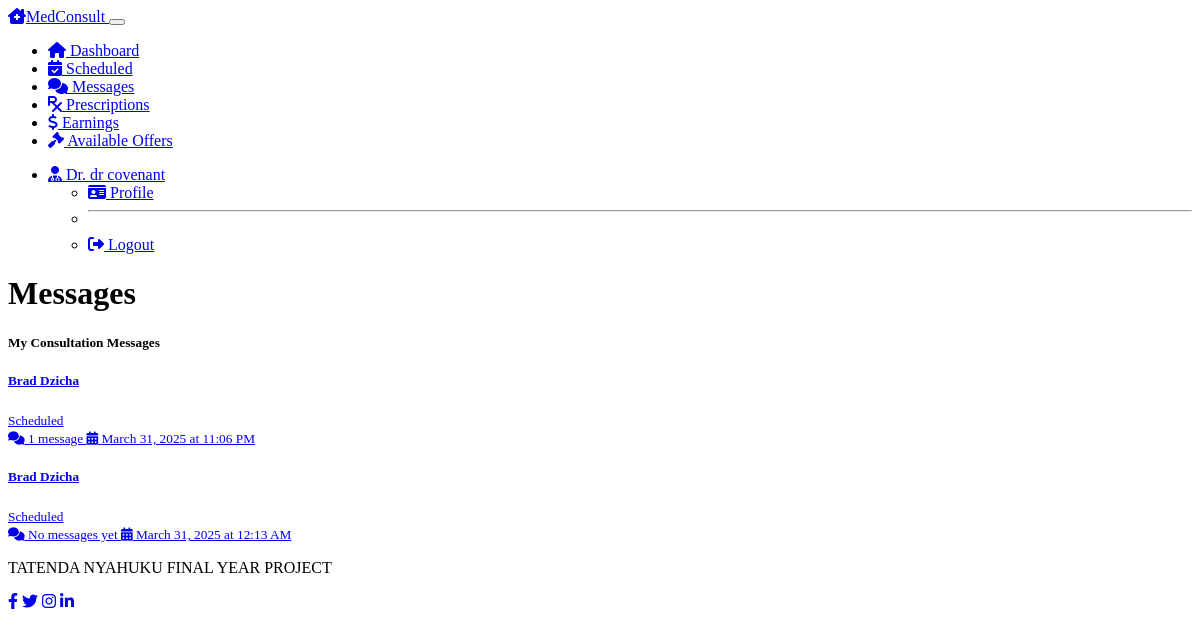
Page /doctor/messages (signed in) on the earlier database version.
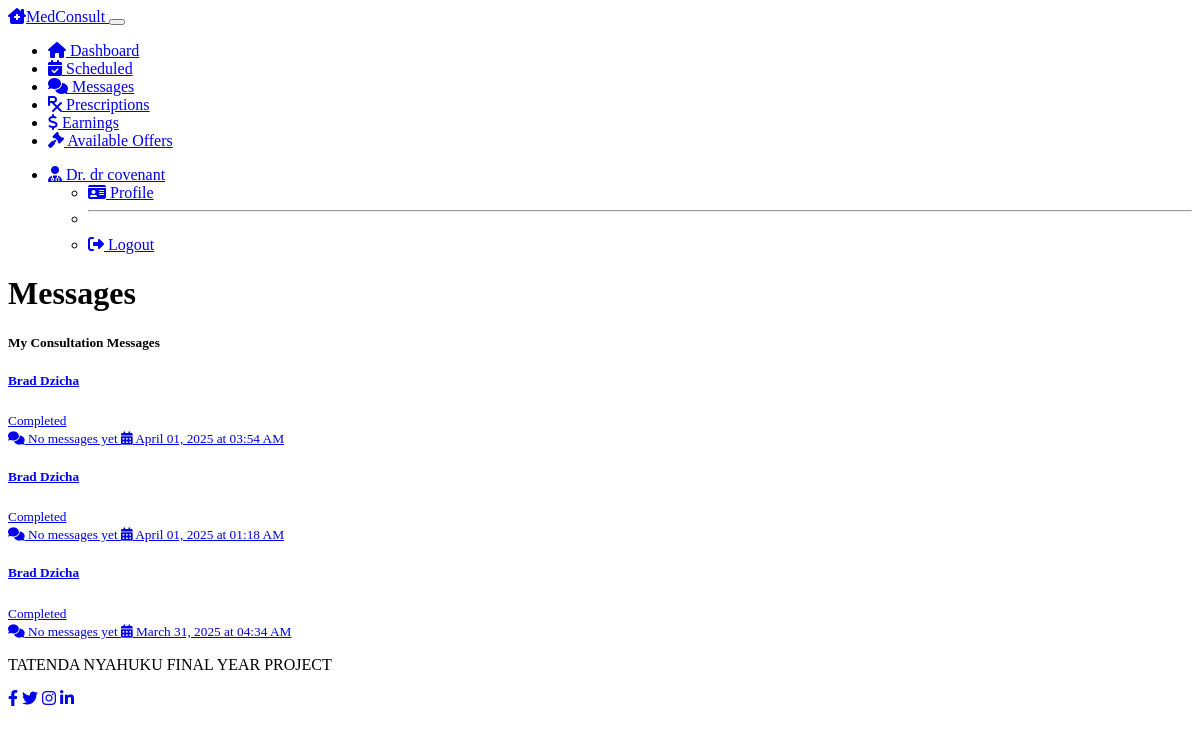
Same page on the later database version.
### models.py (models this page shows, shortened)
class Consultation(db.Model):
    __tablename__ = 'consultations'
    id = db.Column(db.Integer, primary_key=True)
    patient_id = db.Column(db.Integer, db.ForeignKey('patients.id'), nullable=False)
    doctor_id = db.Column(db.Integer, db.ForeignKey('doctors.id'), nullable=False)
    status = db.Column(db.String(50), default='requested')  # requested, accepted, rejected, completed, cancelled
    proposed_fee = db.Column(db.Float, nullable=False)
    final_fee = db.Column(db.Float, nullable=True)
    scheduled_time = db.Column(db.DateTime, nullable=True)
    created_at = db.Column(db.DateTime, default=datetime.utcnow)
    completed_at = db.Column(db.DateTime, nullable=True)
    messages = db.relationship('Message', backref='consultation', lazy=True)
    prescriptions = db.relationship('Prescription', backref='consultation', lazy=True)

class Patient(db.Model):
    __tablename__ = 'patients'
    id = db.Column(db.Integer, primary_key=True)
    user_id = db.Column(db.Integer, db.ForeignKey('users.id'), nullable=False)
    first_name = db.Column(db.String(50), nullable=False)
    last_name = db.Column(db.String(50), nullable=False)
    date_of_birth = db.Column(db.Date, nullable=True)
    phone_number = db.Column(db.String(20), nullable=True)
    address = db.Column(db.String(200), nullable=True)
    consultations = db.relationship('Consultation', backref='patient', lazy=True)
    wallet_balance = db.Column(db.Float, default=0.0)

### routes.py (the view)
@app.route('/doctor/messages')
@login_required
@verified_doctor_required
def doctor_messages():
    consultations = Consultation.query.filter_by(
        doctor_id=current_user.doctor.id
    ).filter(Consultation.status.in_(['accepted', 'completed'])).all()
    return render_template('doctor/messages.html',
                          title='Messages',
                          consultations=consultations)

### app.py (called while the page is built)
@app.before_request
def debug_csrf():
    if request.method == 'POST':
        print('CSRF Token in Form:', request.form.get('csrf_token'))
        print('CSRF Token in Session:', session.get('_csrf_token'))

@app.before_request
def set_csrf_token():
    pass  # CSRF tokens are automatically managed by Flask-WTF

@app.context_processor
def inject_csrf_token():
    return dict(csrf_token=session.get('_csrf_token'))

### models.py (called while the page is built)
@login_manager.user_loader
def load_user(user_id):
    user = User.query.get(int(user_id))
    if user:
        return user
    return None

### routes.py (called while the page is built)
def verified_doctor_required(f):
    @wraps(f)
    def decorated_function(*args, **kwargs):
        if not current_user.is_authenticated or current_user.role != 'doctor':
            flash('Access denied: Doctor access required', 'danger')
            return redirect(url_for('login'))
        if not current_user.doctor.is_verified:
            flash('Access denied: Your account needs to be verified by an administrator before you can access this feature', 'warning')
            return redirect(url_for('doctor_dashboard'))
        return f(*args, **kwargs)
    return decorated_function

### templates/doctor/messages.html (shortened to what this page needs)
{% extends "layout.html" %}
{% block content %}
<div class="row mb-4">
    <div class="col-12">
        <h1 class="mb-4">Messages</h1>
        <div class="card bg-dark text-light">
            <div class="card-header">
                <h5 class="mb-0">My Consultation Messages</h5>
            </div>
            <div class="card-body">
                {% if consultations %}
                    <div class="list-group">
                        {% for consultation in consultations %}
                            <a href="{{ url_for('doctor_consultation_messages', consultation_id=consultation.id) }}" class="list-group-item list-group-item-action bg-dark text-light">
                                <div class="d-flex w-100 justify-content-between">
                                    <h5 class="mb-1">{{ consultation.patient.first_name }} {{ consultation.patient.last_name }}</h5>
                                    <small>
                                        {% if consultation.status == 'accepted' %}
                                            <span class="badge bg-primary">Scheduled</span>
                                        {% elif consultation.status == 'completed' %}
                                            <span class="badge bg-success">Completed</span>
                                        {% endif %}
                                    </small>
                                </div>
                                {% set message_count = consultation.messages|length %}
                                <small>
                                    <i class="fas fa-comments me-1"></i>
                                    {% if message_count > 0 %}
                                        {{ message_count }} message{{ 's' if message_count > 1 }}
                                    {% else %}
                                        No messages yet
                                    {% endif %}
                                </small>
                                {% if consultation.scheduled_time %}
                                    <small class="ms-3">
                                        <i class="fas fa-calendar-alt me-1"></i>
                                        {{ consultation.scheduled_time.strftime('%B %d, %Y at %I:%M %p') }}
                                    </small>
                                {% endif %}
                            </a>
                        {% endfor %}
                    </div>
                {% else %}
                    <div class="alert alert-info">
                        <i class="fas fa-info-circle me-2"></i>
                        You don't have any consultations with messages yet.
                    </div>
                {% endif %}
            </div>
        </div>
    </div>
</div>
{% endblock %}

Differences in the rows shown:
no longer on this page (row edited): Consultation: patient.first_name "Brad", patient.last_name "Dzicha", status "Scheduled", message_count "1", scheduled_time "March 31, 2025 at 11:06 PM"
no longer on this page (row edited): Consultation: patient.first_name "Brad", patient.last_name "Dzicha", status "Scheduled", shows "No messages yet", scheduled_time "March 31, 2025 at 12:13 AM"
added Consultation: patient.first_name "Brad", patient.last_name "Dzicha", status "Completed", shows "No messages yet", scheduled_time "April 01, 2025 at 03:54 AM"
added Consultation: patient.first_name "Brad", patient.last_name "Dzicha", status "Completed", shows "No messages yet", scheduled_time "April 01, 2025 at 01:18 AM"
added Consultation: patient.first_name "Brad", patient.last_name "Dzicha", status "Completed", shows "No messages yet", scheduled_time "March 31, 2025 at 04:34 AM"
